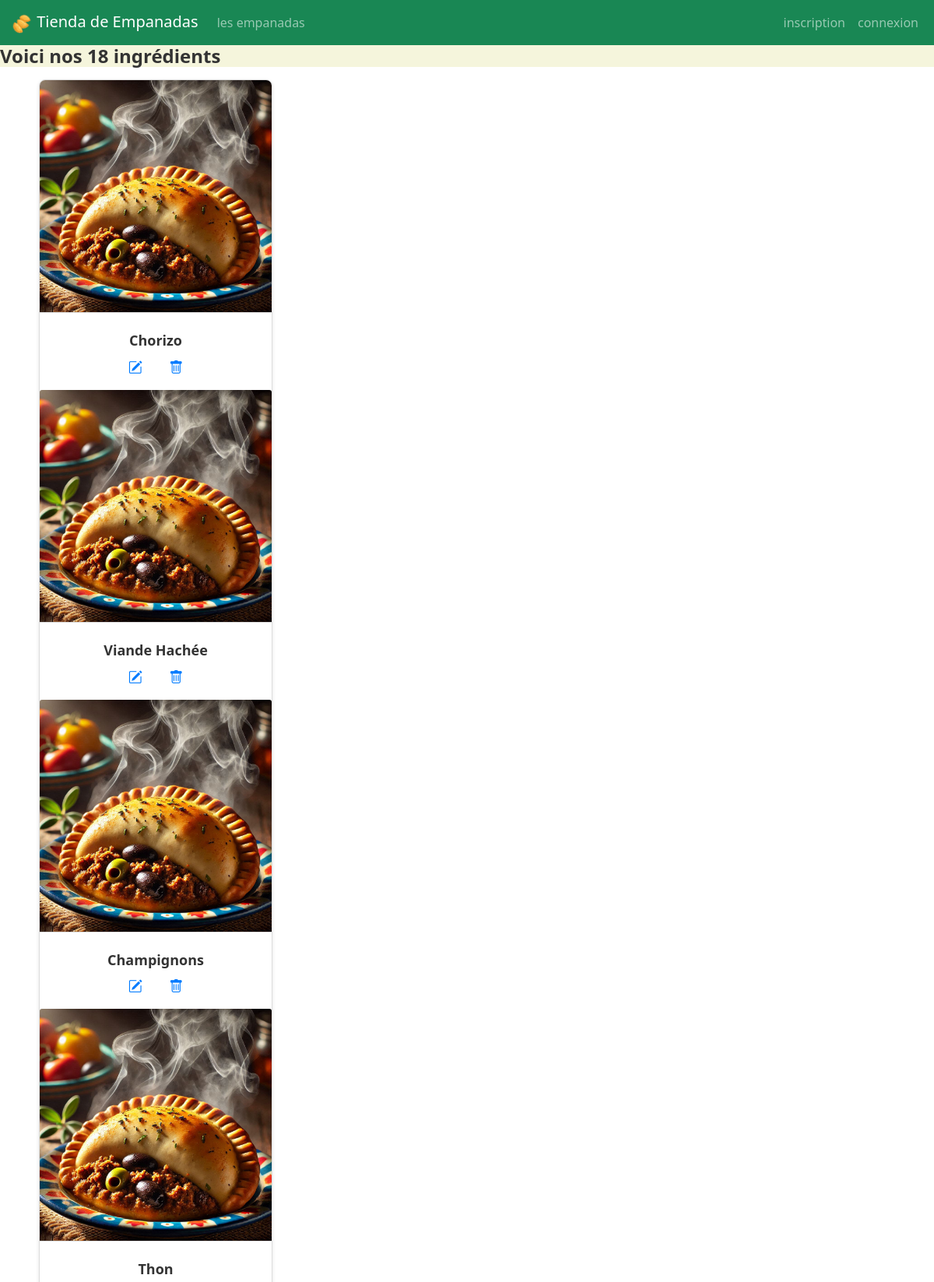
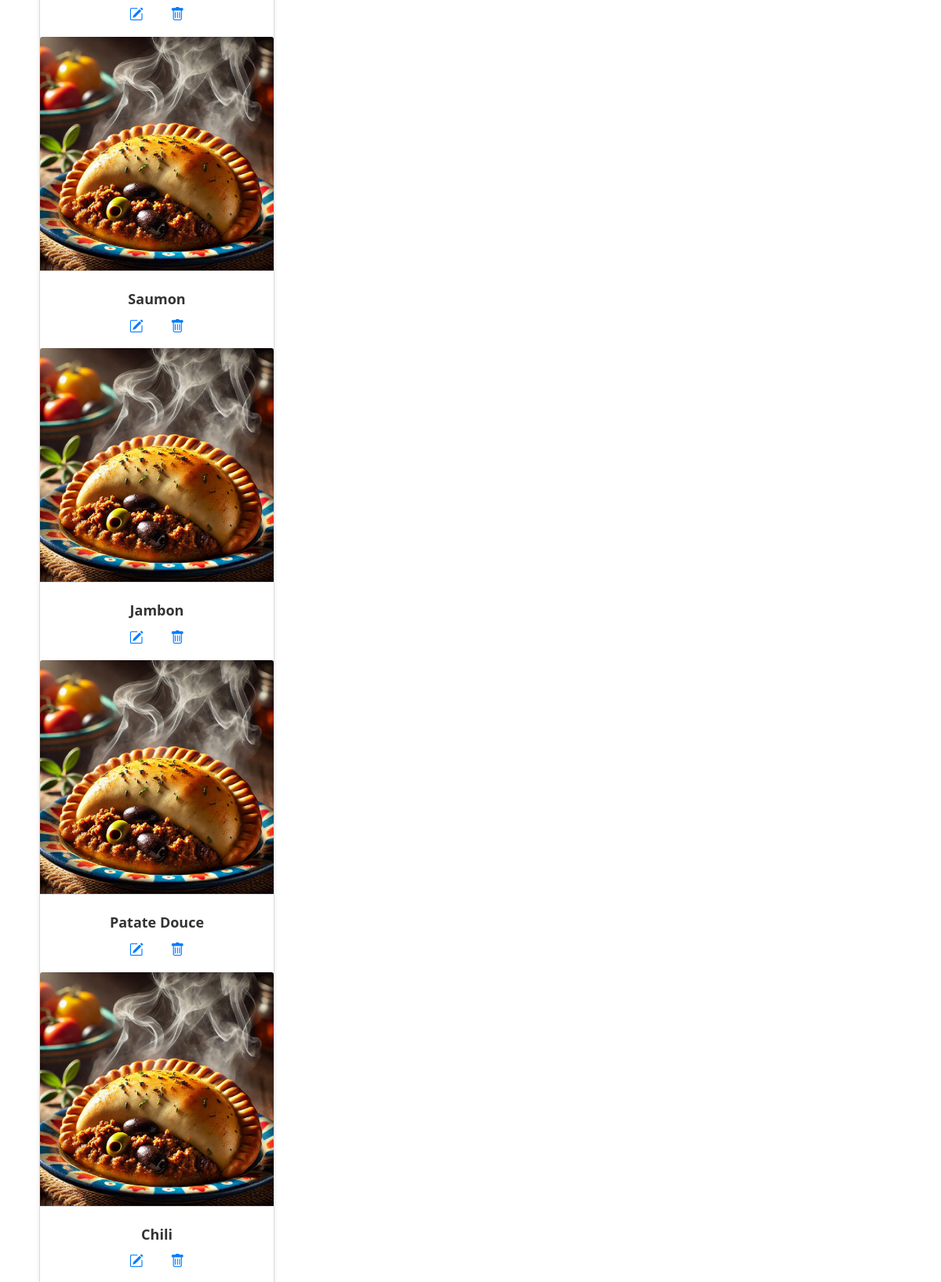
The page /ingredients/ (upper part) on the database its author committed (2 pictures, top to bottom).
### empanadas/models.py (models this page shows)
class Ingredient(models.Model) :
    idIngredient = models.AutoField( primary_key = True )
    nomIngredient = models.CharField( max_length = 50 )
    def __str__(self) :
        return self.nomIngredient

### empanadas/views.py (the view)
# urls.py: path('ingredients/',                                views.ingredients, name='liste_ingredients'),
def ingredients(request):
    lesIngredients = Ingredient.objects.all()
    return render(request, 'empanadas/ingredients.html',{'ingredients' : lesIngredients} )

### empanadas/templates/empanadas/ingredients.html (shortened to what this page needs)
{% extends 'empanadas/base.html' %}
{% load static %}
{% block main %}
<h2 class="h2-ing">Voici nos {{ ingredients|length }} ingrédients</h2>
<div class="col-md-4 mb-4">
  <div class="card-ing">
    {% for ing in ingredients %}
    <img src="{% static 'imagesEmpanadas/default.png' %}" class="card-img-top" alt="{{ ing }}" />
    <div class="card-body-ing">
      <h6 class="card-title-ing">{{ ing }}</h6>
      <a href="{% url 'afficherFormIngredient' ing.idIngredient %}">
        <i class="bi bi-pencil-square"></i>
      </a>
      <a href="{% url 'supprimerIngredient' ing.idIngredient %}">
        <i class="bi bi-trash"></i>
      </a>
    </div>
    {% endfor %}
  </div>
</div>
{% endblock %}

### empanadas/static/empanadas/css/styles.css (style rules this page uses)
html, body { height: 100%; margin: 0; display: flex; flex-direction: column; }
.card-ing { border: 1px solid #ddd; border-radius: 8px; box-shadow: 0 2px 5px rgba(0, 0, 0, 0.1); overflow: hidden; width: 100%; max-width: 300px; margin: 10px auto; text-align: center; background-color: #fff; }
.card-ing img { width: 100%; height: auto; border-bottom: 1px solid #ddd; }
.card-body-ing { padding: 15px; }
.card-title-ing { font-size: 18px; font-weight: bold; margin: 10px 0; color: #333; }
.card-body-ing a { text-decoration: none; margin: 5px; color: #007bff; font-size: 18px; }
.card-body-ing .bi-pencil-square, .card-body-ing .bi-trash { margin: 0 10px; cursor: pointer; }
.h2-ing { background-color: beige; }
h2 { font-size: 1.5rem; font-weight: bold; color: #333; margin-bottom: 1rem; }
a { color: #007bff; text-decoration: none; }

### rows shown on the page
Ingredient: nomIngredient "Chorizo"
Ingredient: nomIngredient "Viande Hachée"
Ingredient: nomIngredient "Champignons"
Ingredient: nomIngredient "Thon"
Ingredient: nomIngredient "Saumon"
Ingredient: nomIngredient "Jambon"
Ingredient: nomIngredient "Patate Douce"
Ingredient: nomIngredient "Chili"

### other values the page prints
{{ ingredients|length }} "18"
